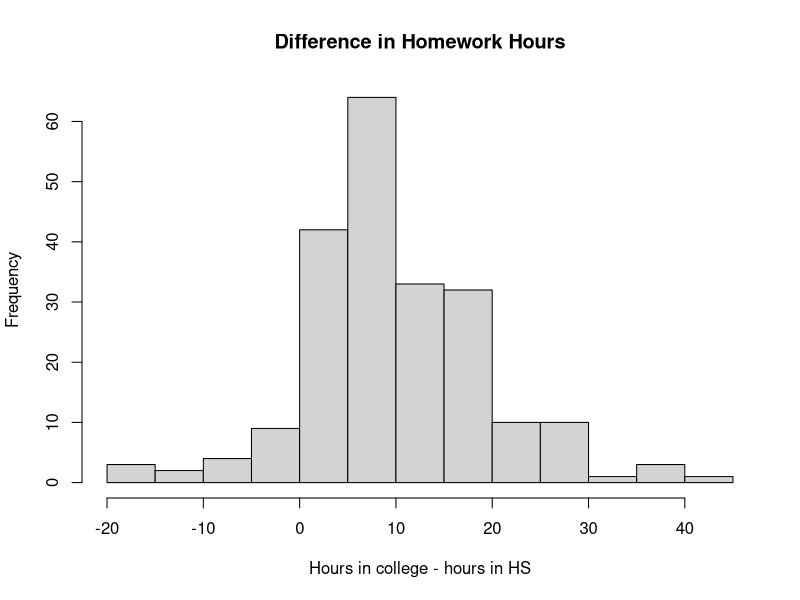
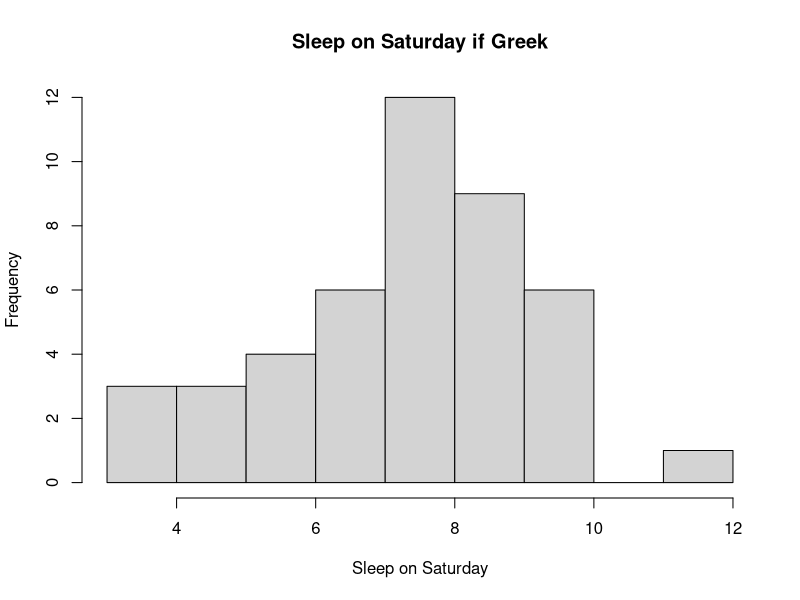
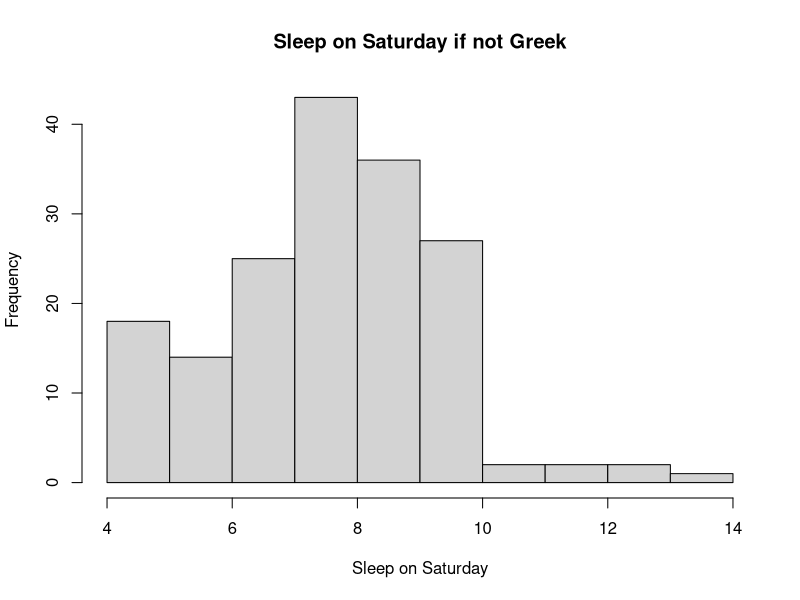

R code for these plots, in order:
post <- read.csv("PostSurvey.csv")

post$hw_diff <- post$hw_hours_college - post$hw_hours_HS

hist(post$hw_diff, xlab = "Hours in college - hours in HS", main = "Difference in Homework Hours")

t.test(post$hw_hours_college, post$hw_hours_HS, paired = T, alternative = "greater")

isGreek <- post$sleep_Sat[post$greek == "yes"]
notGreek <- post$sleep_Sat[post$greek == "no"]

hist(isGreek, xlab = "Sleep on Saturday", main = "Sleep on Saturday if Greek")
hist(notGreek, xlab = "Sleep on Saturday", main = "Sleep on Saturday if not Greek")

t.test(isGreek, notGreek, alternative = "less")